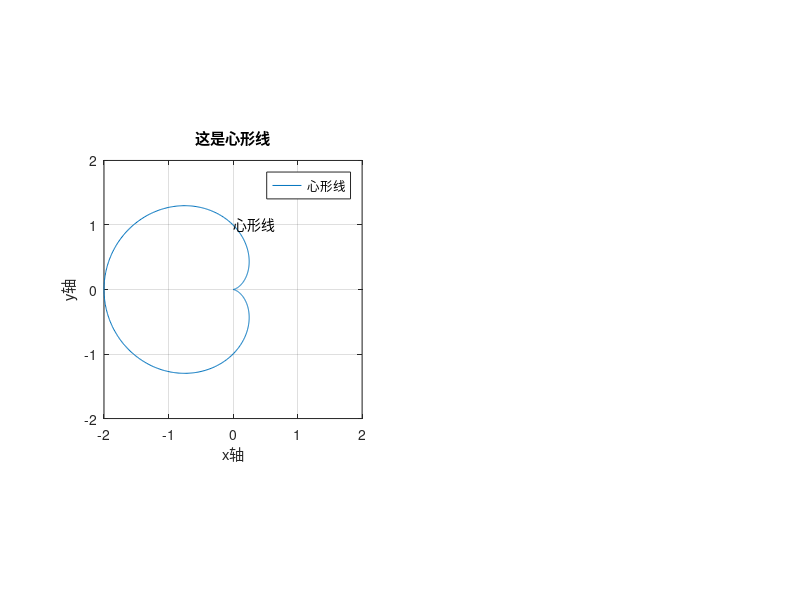

MATLAB code for this plot: (Note: this script raises an error after producing the figure.)
subplot(1,2,1);
t = 0:0.01:2*pi;
a = 1;
x = a.*(1-cos(t)).*cos(t);
y = a.*(1-cos(t)).*sin(t);
plot(x,y);
title('这是心形线')
grid on;
text(0,1,'心形线');
xlabel('x轴');
ylabel('y轴');
legend('心形线')
axis equal;
axis([-2 2 -2 2]);
gtext('心形线');


subplot(1,2,2);
x = -2:0.01:2;
y = -2:0.01:2;
[X,Y] = meshgrid(x,y);
Z = X.^2 - Y.^2;
mesh(X,Y,Z);
grid on;
title('这是马鞍面')
text(0,1,1,'马鞍面');
xlabel('x轴');
ylabel('y轴');
zlabel('z轴');
legend('马鞍面');
axis equal;
